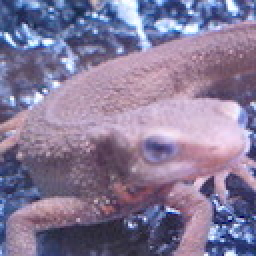
#> input picture Question_71_80/imori.jpg, 128 x 128 px, found by its file name (shown 2 times larger)
$ python 14_Differential_Filter.py   (older library calls are emulated)
#> lines starting #> are read from the running program, lines starting #| are printed output that depends on the picture
import cv2
import numpy as np

# Read image
img = cv2.imread("./imori.jpg").astype(np.float)
H, W, C = img.shape
#> H = 128; W = 128; C = 3

b = img[:, :, 0].copy()
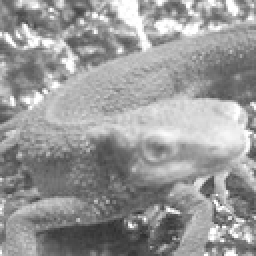
#> b: shape (128, 128) float64 (shown 2 times larger); min 46, max 255, mean 152.8
g = img[:, :, 1].copy()
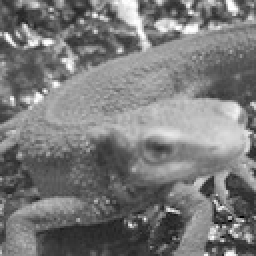
#> g: shape (128, 128) float64 (shown 2 times larger); min 0, max 255, mean 121.8
r = img[:, :, 2].copy()
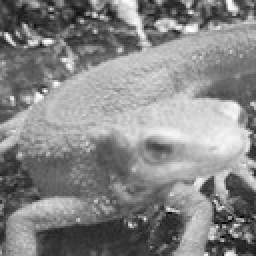
#> r: shape (128, 128) float64 (shown 2 times larger); min 0, max 255, mean 134.1

# Gray scale
gray = 0.2126 * r + 0.7152 * g + 0.0722 * b
gray = gray.astype(np.uint8)

# sobel Filter
K_size = 3

## Zero padding
pad = K_size // 2
out_h = np.zeros((H + pad * 2, W + pad * 2), dtype=np.float)
out_v = np.zeros((H + pad * 2, W + pad * 2), dtype=np.float)
out_h[pad:pad + H, pad:pad + W] = gray.copy().astype(np.float)
out_v[pad:pad + H, pad:pad + W] = gray.copy().astype(np.float)

tmp = out_h.copy()


## Sobel vertical
K_v = [[0., -1., 0.], [0., 1., 0.], [0., 0., 0.]]
## Sobel horizontal
K_h = [[0., 0., 0.], [-1., 1., 0.], [0., 0., 0.]]

for y in range(H):
    for x in range(W):
        out_h[pad + y, pad + x] = np.mean(K_h * (tmp[y:y + K_size, x:x + K_size]))
        out_v[pad + y, pad + x] = np.mean(K_v * (tmp[y:y + K_size, x:x + K_size]))
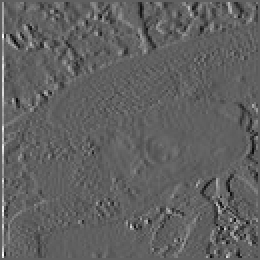
#> out_h: shape (130, 130) float64 (shown 2 times larger); min -13.33, max 21.89, mean 0.1; drawn with min black and max white
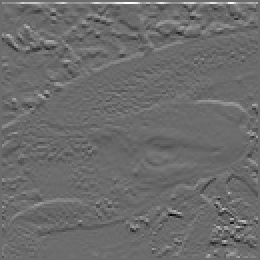
#> out_v: shape (130, 130) float64 (shown 2 times larger); min -20.67, max 28.11, mean 0.1; drawn with min black and max white

out_h = out_h[pad:pad + H, pad:pad + W].astype(np.uint8)
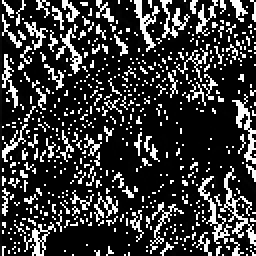
#> out_h: shape (128, 128) (shown 2 times larger); min 0, max 255, mean 55.2
out_v = out_v[pad:pad + H, pad:pad + W].astype(np.uint8)
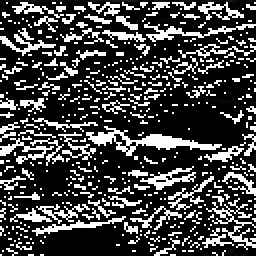
#> out_v: shape (128, 128) (shown 2 times larger); min 0, max 255, mean 68.1

# Save result
cv2.imwrite("answer_15_h.jpg", out_h)
cv2.imwrite("answer_15_v.jpg", out_v)
cv2.imshow("result_h", out_h)
cv2.imshow("result_v", out_v)
cv2.waitKey(0)
cv2.destroyAllWindows()

$ run again, with Question_71_80/answer_71.jpg copied over Question_71_80/imori.jpg
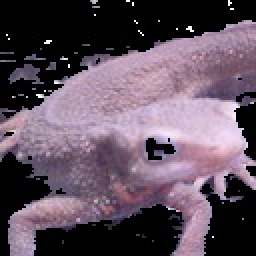
#> input picture Question_71_80/answer_71.jpg, 128 x 128 px, found by its file name (shown 2 times larger)
#> after the loop `for y in range(H):`:
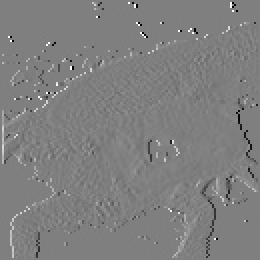
#> out_h: shape (130, 130) float64 (shown 2 times larger); min -28.22, max 28.22, mean 0; drawn with min black and max white
#> `out_v = out_v[pad:pad + H, pad:pad + W].astype(np.uint8)`:
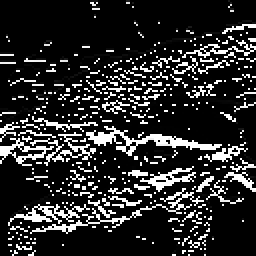
#> out_v: shape (128, 128) (shown 2 times larger); min 0, max 255, mean 43.4

$ run again, with Question_71_80/answer_72.jpg copied over Question_71_80/imori.jpg
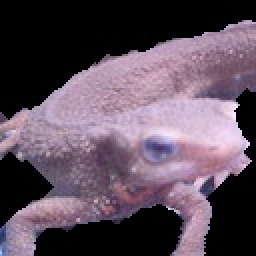
#> input picture Question_71_80/answer_72.jpg, 128 x 128 px, found by its file name (shown 2 times larger)
#> after the loop `for y in range(H):`:
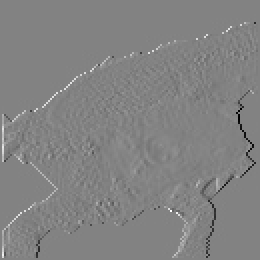
#> out_h: shape (130, 130) float64 (shown 2 times larger); min -26.78, max 25.44, mean 0; drawn with min black and max white
#> `out_v = out_v[pad:pad + H, pad:pad + W].astype(np.uint8)`:
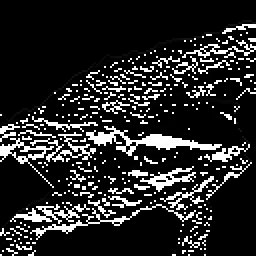
#> out_v: shape (128, 128) (shown 2 times larger); min 0, max 255, mean 39.8
